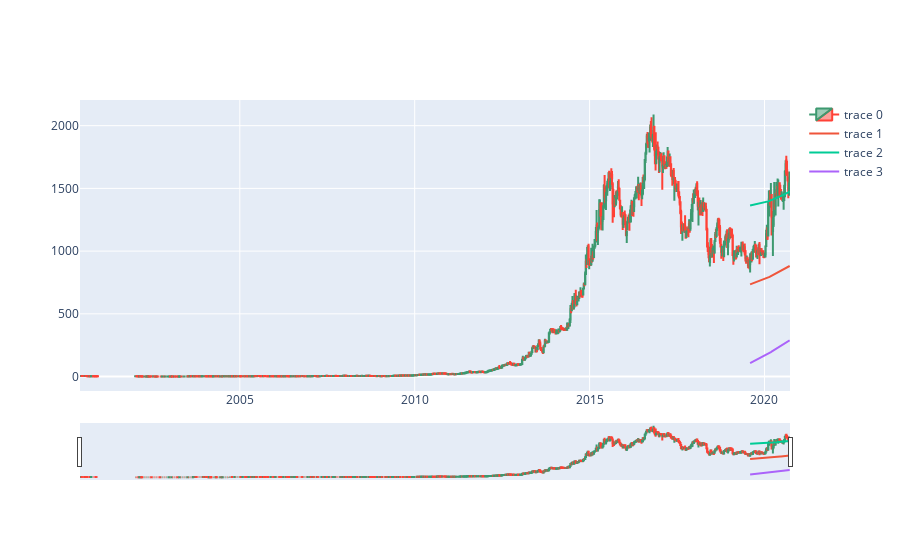

Here is the notebook cell this chart was saved with:
### Code cell
stockData= getYahooMovingAvgPlot('AJANTPHARM.BO_Weekly',500,1)

### Figure 1 — Plotly figure (JSON) as saved in the notebook; plotly's stock layout.template omitted (floating-point values rounded to 4 significant figures; data arrays with more than 128 entries replaced by an {"elided": "..."} marker saying what was removed)
{"data": [{"close": {"elided": "1059 float values"}, "high": {"elided": "1059 float values"}, "low": {"elided": "1059 float values"}, "open": {"elided": "1059 float values"}, "type": "candlestick", "x": {"elided": "1059 str values"}}, {"type": "scatter", "x": {"elided": "1059 str values"}, "y": {"elided": "1059 float values"}}, {"type": "scatter", "x": {"elided": "1059 str values"}, "y": {"elided": "1059 float values"}}, {"type": "scatter", "x": {"elided": "1059 str values"}, "y": {"elided": "1059 float values"}}], "layout": {}}
